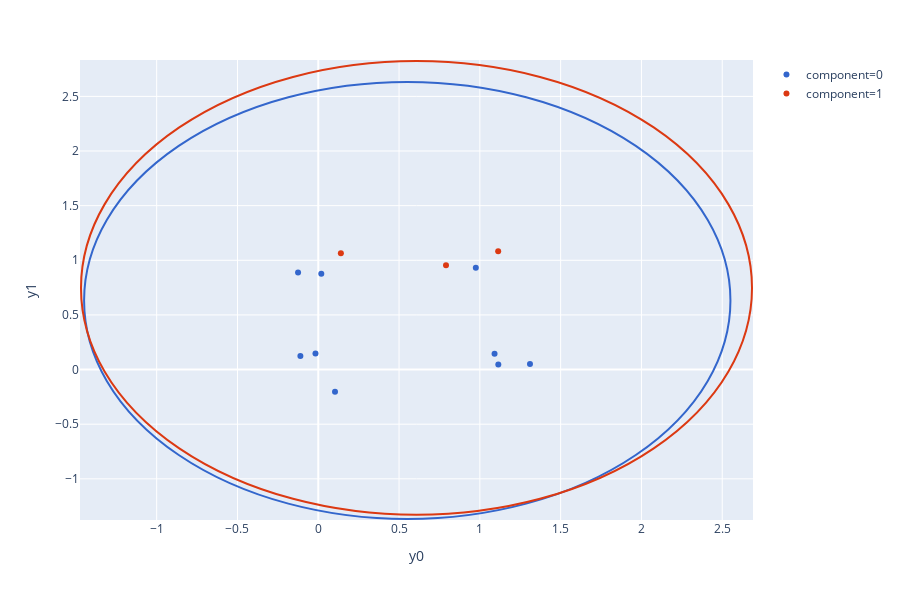

Notebook cell for this chart:
### Markdown cell above
Next, let's visualize the mixture components (`mu`, `sigma`) and component memberships (`component`) for each of the data points (`y`) at the start of MCMC. This likely won't be very good, since we haven't burned in the chain.

### Code cell
t = 0
components = np.array([posterior_samples.get_variable(gmm.component(i)).squeeze()[t].item() for i in range(n)])
_k = posterior_samples.get_variable(gmm.K()).squeeze()[t].int().item()
fig = draw_points_and_components(
    np.vstack([prior_sample.get_variable(gmm.y(i)).squeeze()[-1].detach().numpy() for i in range(n)]),
    components,
    np.vstack([posterior_samples.get_variable(gmm.mu(i)).squeeze()[t,:].detach().numpy()
               for i in range(_k) if i in np.unique(components)]),
    np.array([posterior_samples.get_variable(gmm.sigma(i)).squeeze()[t].item()
              for i in range(_k) if i in np.unique(components)]),
)
fig.show()

### Figure 1 — Plotly figure (JSON) as saved in the notebook; plotly's stock layout.template omitted (floating-point values rounded to 4 significant figures)
{"data": [{"hoverlabel": {"namelength": 0}, "hovertemplate": "component=0<br>y0=%{x}<br>y1=%{y}", "legendgroup": "component=0", "marker": {"color": "#3366CC", "symbol": "circle"}, "mode": "markers", "name": "component=0", "showlegend": true, "type": "scatter", "x": [-0.01732, -0.125, 1.091, 0.1036, 1.114, -0.1105, 0.0187, 1.31, 0.975], "xaxis": "x", "y": [0.1478, 0.8888, 0.1445, -0.2023, 0.04633, 0.1236, 0.8778, 0.05043, 0.9309], "yaxis": "y"}, {"hoverlabel": {"namelength": 0}, "hovertemplate": "component=1<br>y0=%{x}<br>y1=%{y}", "legendgroup": "component=1", "marker": {"color": "#DC3912", "symbol": "circle"}, "mode": "markers", "name": "component=1", "showlegend": true, "type": "scatter", "x": [1.113, 0.1398, 0.7905], "xaxis": "x", "y": [1.082, 1.064, 0.9542], "yaxis": "y"}], "layout": {"height": 600, "legend": {"tracegroupgap": 0}, "margin": {"t": 60}, "shapes": [{"line": {"color": "#3366CC"}, "type": "circle", "x0": -1.449, "x1": 2.551, "xref": "x", "y0": -1.368, "y1": 2.632, "yref": "y"}, {"line": {"color": "#DC3912"}, "type": "circle", "x0": -1.468, "x1": 2.684, "xref": "x", "y0": -1.329, "y1": 2.824, "yref": "y"}], "xaxis": {"anchor": "y", "domain": [0, 1], "title": {"text": "y0"}}, "yaxis": {"anchor": "x", "domain": [0, 1], "title": {"text": "y1"}}}}
